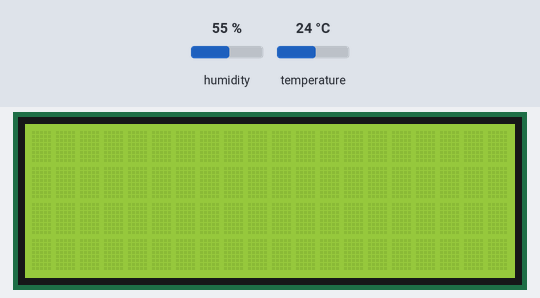
Simulated run of this sketch. Board: Arduino Uno, built with avr-gcc and run on an emulated ATmega328P. Parts: 20×4 character LCD. The inputs (shaded band) are chosen by the test bench; at power-on: humidity 55 %, temperature 24 °C. What the sketch prints to the serial monitor is not drawn.

Above: at 1.2 s.
1.3 s: humidity set to 22 %
At 12.7 s:
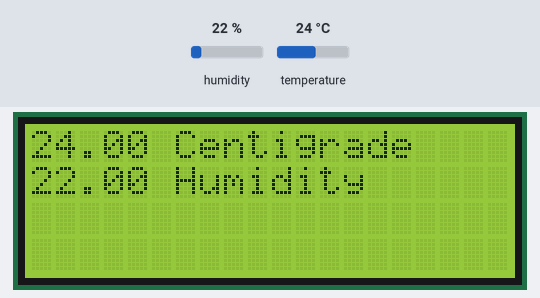
13.5 s: temperature set to 12 °C
At 25.3 s:
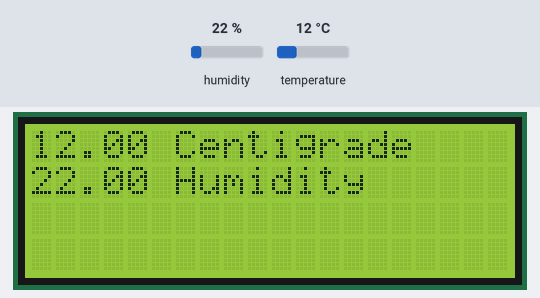
25.6 s: humidity set to 40 %
At 37.2 s:
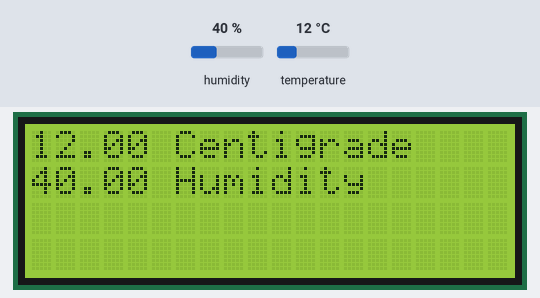
37.6 s: temperature set to 19 °C
Timing chart, 0 to 40.6 s (numbered marks = the images above; inputs shaded):
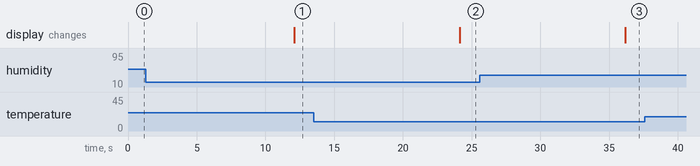

The sketch:

LCD2004_OKOK.ino
```cpp
#include <SPI.h>
#include "DHT.h"
#include <Wire.h>
#include <LiquidCrystal_I2C.h>

LiquidCrystal_I2C lcd(0x27,20,4);

#define DHTPIN 7
#define DHTTYPE DHT22
DHT dht(DHTPIN, DHTTYPE);

int chk;
float h;  //Stores humidity value
float t; //Stores temperature value


void setup() {
lcd.begin(20,4);
Serial.begin(9600);
dht.begin();
}

void loop() {
      delay(2000);

float t = dht.readTemperature();
float h = dht.readHumidity();
delay(10000);

lcd.setCursor(0,0);
lcd.print(t);
lcd.print(" Centigrade");
lcd.setCursor(0,1);
lcd.print(h);
lcd.print(" Humidity");
Serial.print(t);
Serial.print(" Centigrade");
Serial.print(" ");
Serial.print(h);
Serial.println(" Humidity");

}
```

Measured:
- after the input at 1.3 s, the display: changes after 10.8 s (image 1)
- after the input at 13.5 s, the display: changes after 10.6 s (image 2)
- after the input at 25.6 s, the display: changes after 10.6 s (image 3)
